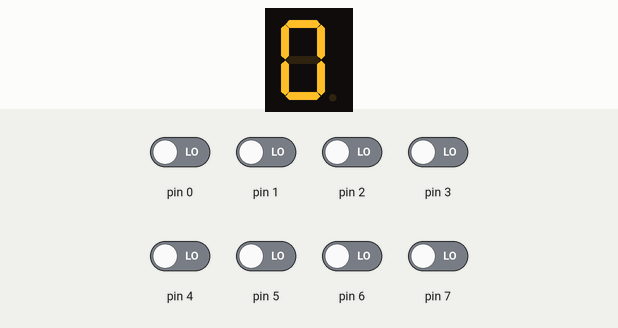
The sketch below on a simulated Arduino Uno, built with avr-gcc and run on an emulated ATmega328P. Shown: 1-digit seven-segment display. Wiring (inferred from the names in the program): 1-digit 7-segment display, segments lit when HIGH: segments pin 14, pin 15, pin 16, pin 17, pin 18, pin 19, pin 8. The inputs (shaded band) are chosen by the test bench; at power-on: pin 0–7 LOW. The segment pins are drawn as the display they are named for.

Above: at 1.2 s.
1.3 s: pin 0 driven HIGH
At 2.2 s:
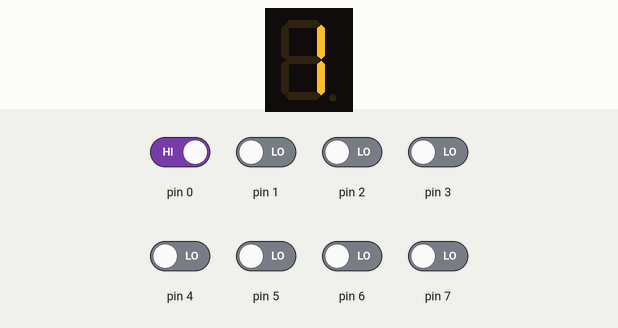
2.8 s: pin 1 driven HIGH
At 3.3 s:
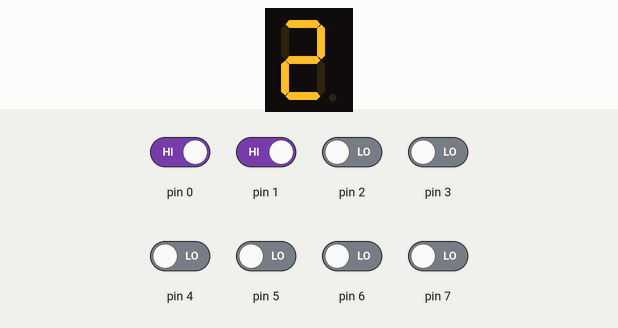
4.3 s: pin 2 driven HIGH
At 5.5 s:
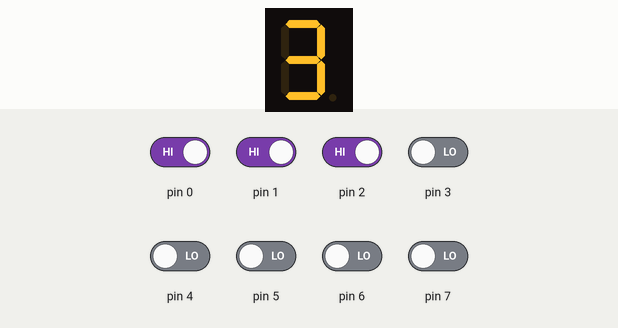
5.8 s: pin 3 driven HIGH
At 6.8 s:
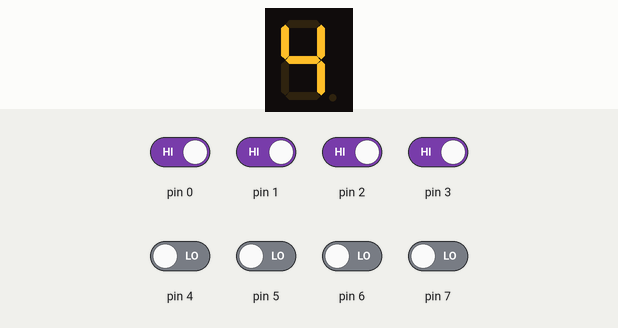
7.3 s: pin 4 driven HIGH
At 7.9 s:
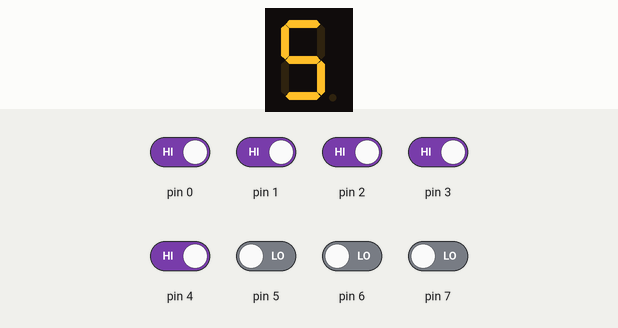
8.8 s: pin 5 driven HIGH
At 9.1 s:
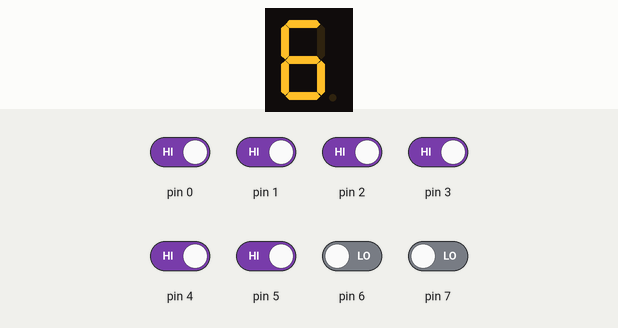
Timing chart, 0 to 11.3 s (numbered marks = the images above; inputs shaded):
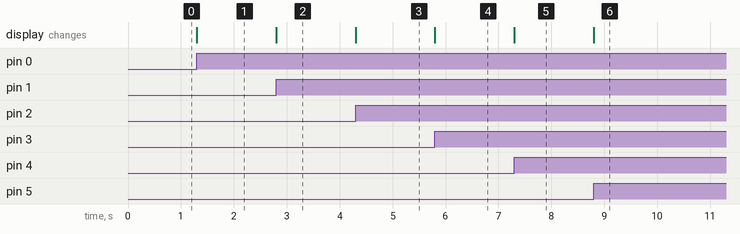

The sketch:

Checkpoint1.ino
```cpp
const int segmentA = 14;
const int segmentB = 15;
const int segmentC = 16;
const int segmentD = 17;
const int segmentE = 18;
const int segmentF = 19;
const int segmentG = 8;
const int sw0 = 0;
const int sw7 = 7;

void display_0()
{
  digitalWrite(segmentA, HIGH); digitalWrite(segmentB, HIGH);
  digitalWrite(segmentC, HIGH); digitalWrite(segmentD, HIGH);
  digitalWrite(segmentE, HIGH); digitalWrite(segmentF, HIGH);
  digitalWrite(segmentG, LOW);
}

void display_1()
{
  digitalWrite(segmentA, LOW); digitalWrite(segmentB, HIGH);
  digitalWrite(segmentC, HIGH); digitalWrite(segmentD, LOW);
  digitalWrite(segmentE, LOW); digitalWrite(segmentF, LOW);
  digitalWrite(segmentG, LOW);
}

void display_2()
{
  digitalWrite(segmentA, HIGH); digitalWrite(segmentB, HIGH);
  digitalWrite(segmentC, LOW); digitalWrite(segmentD, HIGH);
  digitalWrite(segmentE, HIGH); digitalWrite(segmentF, LOW);
  digitalWrite(segmentG, HIGH);
}

void display_3()
{
  digitalWrite(segmentA, HIGH); digitalWrite(segmentB, HIGH);
  digitalWrite(segmentC, HIGH); digitalWrite(segmentD, HIGH);
  digitalWrite(segmentE, LOW); digitalWrite(segmentF, LOW);
  digitalWrite(segmentG, HIGH);
}

void display_4()
{
  digitalWrite(segmentA, LOW); digitalWrite(segmentB, HIGH);
  digitalWrite(segmentC, HIGH); digitalWrite(segmentD, LOW);
  digitalWrite(segmentE, LOW); digitalWrite(segmentF, HIGH);
  digitalWrite(segmentG, HIGH);
}

void display_5()
{
  digitalWrite(segmentA, HIGH); digitalWrite(segmentB, LOW);
  digitalWrite(segmentC, HIGH); digitalWrite(segmentD, HIGH);
  digitalWrite(segmentE, LOW); digitalWrite(segmentF, HIGH);
  digitalWrite(segmentG, HIGH);
}

void display_6()
{
  digitalWrite(segmentA, HIGH); digitalWrite(segmentB, LOW);
  digitalWrite(segmentC, HIGH); digitalWrite(segmentD, HIGH);
  digitalWrite(segmentE, HIGH); digitalWrite(segmentF, HIGH);
  digitalWrite(segmentG, HIGH);
}

void display_7()
{
  digitalWrite(segmentA, HIGH); digitalWrite(segmentB, HIGH);
  digitalWrite(segmentC, HIGH); digitalWrite(segmentD, LOW);
  digitalWrite(segmentE, LOW); digitalWrite(segmentF, LOW);
  digitalWrite(segmentG, LOW);
}

void display_8()
{
  digitalWrite(segmentA, HIGH); digitalWrite(segmentB, HIGH);
  digitalWrite(segmentC, HIGH); digitalWrite(segmentD, HIGH);
  digitalWrite(segmentE, HIGH); digitalWrite(segmentF, HIGH);
  digitalWrite(segmentG, HIGH);
}

void display_9()
{
  digitalWrite(segmentA, HIGH); digitalWrite(segmentB, HIGH);
  digitalWrite(segmentC, HIGH); digitalWrite(segmentD, HIGH);
  digitalWrite(segmentE, LOW); digitalWrite(segmentF, HIGH);
  digitalWrite(segmentG, HIGH);
}

int readSwitch()
{
  int count;
  count =0;
  for(int i=sw0; i<= sw7;i++)
  {
    if (digitalRead(i))
      count++;
  }
  return count;
}

void display7Segment(int value)
{
  switch (value)
  {
    case 0: display_0(); break;
    case 1: display_1(); break;
    case 2: display_2(); break;
    case 3: display_3(); break;
    case 4: display_4(); break;
    case 5: display_5(); break;
    case 6: display_6(); break;
    case 7: display_7(); break;
    case 8: display_8(); break;
    case 9: display_9(); break;
  }
}

void setup()
{
  for (int i = sw0; i <= sw7; i++)
  {
    pinMode(i, INPUT);
  }

  for (int i=segmentA; i <= segmentF; i++)
  {
    pinMode(i, OUTPUT);
  }
  pinMode(segmentG, OUTPUT);
}

void loop()
{
  int x;
  x = readSwitch();
  display7Segment(x);
}
```

Measured:
- after the input at 1.3 s, the display: changes at once (image 1)
- after the input at 2.8 s, the display: changes at once (image 2)
- after the input at 4.3 s, the display: changes at once (image 3)
- after the input at 5.8 s, the display: changes at once (image 4)
- after the input at 7.3 s, the display: changes at once (image 5)
- after the input at 8.8 s, the display: changes at once (image 6)
